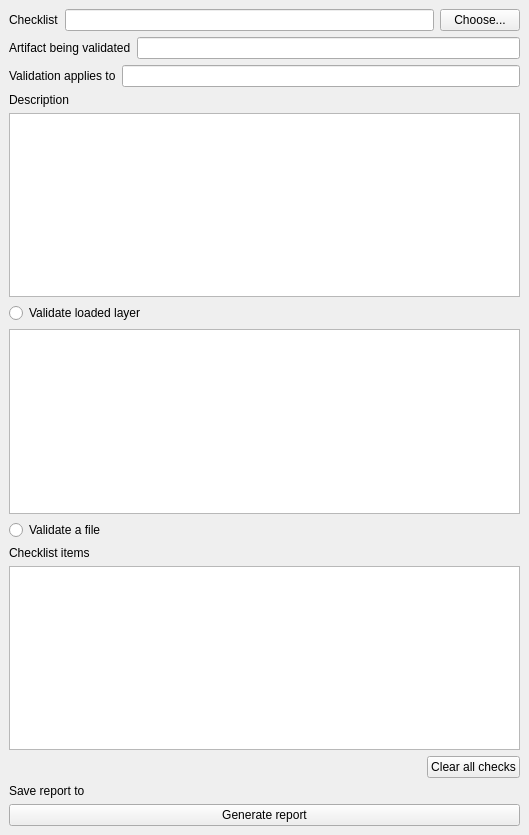
<?xml version="1.0" encoding="UTF-8"?>
<ui version="4.0">
 <class>DockWidget</class>
 <widget class="QDockWidget" name="DockWidget">
  <property name="geometry">
   <rect>
    <x>0</x>
    <y>0</y>
    <width>529</width>
    <height>835</height>
   </rect>
  </property>
  <property name="windowTitle">
   <string>DockWidget</string>
  </property>
  <widget class="QWidget" name="dockWidgetContents">
   <layout class="QVBoxLayout" name="verticalLayout">
    <item>
     <layout class="QHBoxLayout" name="horizontalLayout">
      <item>
       <widget class="QLabel" name="label_2">
        <property name="text">
         <string>Checklist</string>
        </property>
       </widget>
      </item>
      <item>
       <widget class="QLineEdit" name="lineEdit">
        <property name="readOnly">
         <bool>false</bool>
        </property>
       </widget>
      </item>
      <item>
       <widget class="QPushButton" name="choose_checklist_pb">
        <property name="text">
         <string>Choose...</string>
        </property>
       </widget>
      </item>
     </layout>
    </item>
    <item>
     <layout class="QHBoxLayout" name="horizontalLayout_2">
      <item>
       <widget class="QLabel" name="label">
        <property name="text">
         <string>Artifact being validated</string>
        </property>
       </widget>
      </item>
      <item>
       <widget class="QLineEdit" name="lineEdit_3"/>
      </item>
     </layout>
    </item>
    <item>
     <layout class="QHBoxLayout" name="horizontalLayout_3">
      <item>
       <widget class="QLabel" name="label_4">
        <property name="text">
         <string>Validation applies to</string>
        </property>
       </widget>
      </item>
      <item>
       <widget class="QLineEdit" name="lineEdit_2"/>
      </item>
     </layout>
    </item>
    <item>
     <widget class="QLabel" name="label_3">
      <property name="text">
       <string>Description</string>
      </property>
     </widget>
    </item>
    <item>
     <widget class="QTextEdit" name="textEdit"/>
    </item>
    <item>
     <widget class="QRadioButton" name="radioButton">
      <property name="text">
       <string>Validate loaded layer</string>
      </property>
     </widget>
    </item>
    <item>
     <widget class="QListView" name="listView"/>
    </item>
    <item>
     <layout class="QHBoxLayout" name="horizontalLayout_4">
      <item>
       <widget class="QRadioButton" name="radioButton_2">
        <property name="text">
         <string>Validate a file</string>
        </property>
       </widget>
      </item>
      <item>
       <widget class="QgsFileWidget" name="mQgsFileWidget"/>
      </item>
     </layout>
    </item>
    <item>
     <widget class="QLabel" name="label_5">
      <property name="text">
       <string>Checklist items</string>
      </property>
     </widget>
    </item>
    <item>
     <widget class="QTreeView" name="treeView"/>
    </item>
    <item>
     <layout class="QHBoxLayout" name="horizontalLayout_5">
      <item>
       <spacer name="horizontalSpacer">
        <property name="orientation">
         <enum>Qt::Horizontal</enum>
        </property>
        <property name="sizeHint" stdset="0">
         <size>
          <width>40</width>
          <height>20</height>
         </size>
        </property>
       </spacer>
      </item>
      <item>
       <widget class="QPushButton" name="pushButton_2">
        <property name="text">
         <string>Clear all checks</string>
        </property>
       </widget>
      </item>
     </layout>
    </item>
    <item>
     <layout class="QHBoxLayout" name="horizontalLayout_6">
      <item>
       <widget class="QLabel" name="label_6">
        <property name="text">
         <string>Save report to</string>
        </property>
       </widget>
      </item>
      <item>
       <widget class="QgsFileWidget" name="mQgsFileWidget_2"/>
      </item>
     </layout>
    </item>
    <item>
     <widget class="QPushButton" name="pushButton_3">
      <property name="text">
       <string>Generate report</string>
      </property>
     </widget>
    </item>
   </layout>
  </widget>
 </widget>
 <customwidgets>
  <customwidget>
   <class>QgsFileWidget</class>
   <extends>QWidget</extends>
   <header>qgsfilewidget.h</header>
  </customwidget>
 </customwidgets>
 <resources/>
 <connections/>
</ui>
